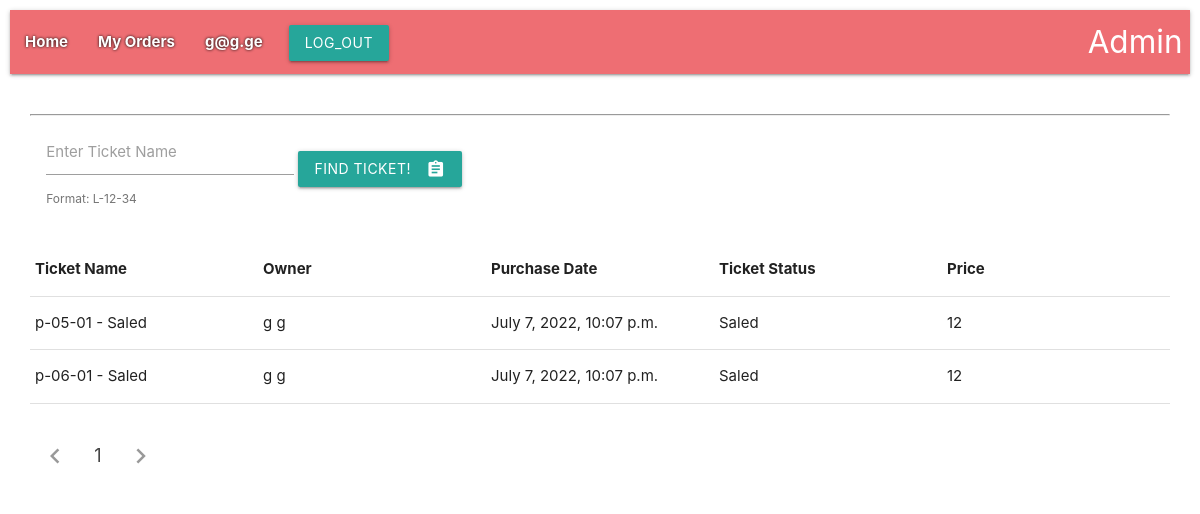
The page /orders/ (signed in) on the database as committed earlier.
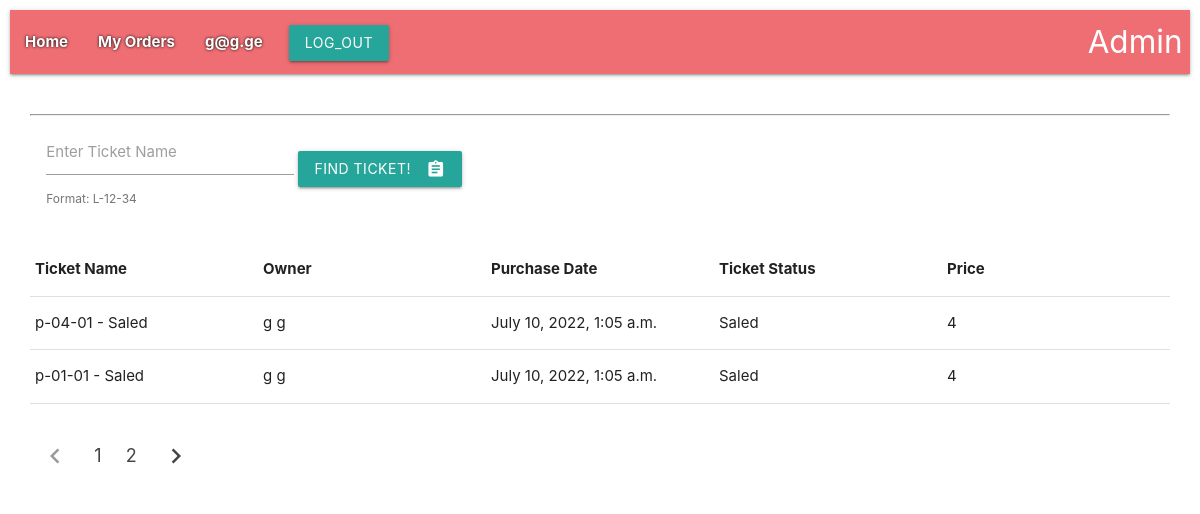
The same page on the database as committed later.
### user/models.py (models this page shows)
class User(AbstractUser):
    username = None
    email = models.EmailField(_('email address'), unique=True)
    salary = models.DecimalField(
        max_digits=8, decimal_places=2,
        verbose_name=_('Salary'), help_text='in Lari)', default=Decimal(100)
    )
    phone_number = models.CharField(max_length=50, verbose_name=_('Phone Number'))
    objects = UserManager()
    USERNAME_FIELD = 'email'
    REQUIRED_FIELDS = []
    def __str__(self):
        return self.get_full_name()
    class Meta:
        verbose_name = _('Employee')
        verbose_name_plural = _('Employees')

### tickets/models.py (models this page shows, shortened)
class Order(models.Model):
    ticket = models.OneToOneField(
        to='Ticket', on_delete=models.CASCADE,
        related_name='orders'
    )
    t_price = models.IntegerField(default=0)
    sale_date = models.DateTimeField(verbose_name="Sale time", auto_now_add=True)
    user = models.ForeignKey(to='user.User', on_delete=models.PROTECT, related_name='orders')
    class Meta:
        verbose_name = _('Order')
        verbose_name_plural = _('Orders')

class Ticket(models.Model):
    name = models.CharField(max_length=24, verbose_name='Name')
    start_time = models.DateTimeField(verbose_name='Start time', default=datetime(2021, 2, 3))
    end_time = models.DateTimeField(verbose_name="End time", default=datetime(2021, 2, 4))
    code = models.IntegerField(unique=True)
    price = models.IntegerField(default=12)
    class StatusType(TextChoices):
        FREE = 'Free', _("Free")
        SALED = 'Saled', _("Saled")
    status = models.CharField(max_length=5, choices=StatusType.choices, default=StatusType.FREE)
    def __str__(self):
        return f'{self.name} - {self.status}'
    class Meta:
        verbose_name = _('Ticket')
        verbose_name_plural = _('Tickets')

### tickets/views.py (the view)
# urls.py: path('orders/', lr(order), name='order'),
def order(request: WSGIRequest):
    order_q = Q()
    q1 = request.GET.get('name')
    if q1:
        order_q &= Q(ticket__name__icontains=q1)
    order_list = Order.objects.filter(user=request.user.pk).filter(order_q).order_by('-pk')
    paginator = Paginator(order_list, 2)  # Show 12 contacts per page.
    page_number = request.GET.get('page')
    page_obj = paginator.get_page(page_number)
    context = {
        'page_obj': page_obj,
    }
    return render(request=request, template_name='tickets/orders.html', context=context)

### templates/tickets/orders.html
{% extends 'base.html' %}
{% block content %}
<div class="row">
</div>
<div style="padding:0 20px">
    <div class="row">
        <form class="col s12 m5 l5" action="." method="get">
            <div class="row">
                <div class="col s12">
                    <div class="input-field inline">
                        <input id="search_ticket" type="text" name="name" value="{{ request.GET.name }}">
                        <label for="search_ticket">Enter Ticket Name</label>
                        <span class="helper-text" data-error="wrong" data-success="right">Format: L-12-34</span>
                    </div>
                    <button class="btn waves-effect waves-light" type="submit" name="action">Find Ticket!
                        <i class="material-icons right">assignment</i>
                    </button>
                </div>
            </div>
        </form>
        <hr>
        <table>
            <thead>
            <tr>
                <th style="width: 20%">Ticket Name</th>
                <th style="width: 20%">Owner</th>
                <th style="width: 20%">Purchase Date</th>
                <th style="width: 20%">Ticket Status</th>
                <th style="width: 20%">Price</th>
            </tr>
            </thead>
        </table>
        {% for ticket in page_obj %}
        <table>
            <tbody>
            <tr>
                <td style="width: 20%">{{ ticket.ticket }}</td>
                <td style="width: 20%">{{ ticket.user }}</td>
                <td style="width: 20%">{{ ticket.sale_date }}</td>
                <td style="width: 20%">{{ ticket.ticket.status }}</td>
                <td style="width: 20%">{{ ticket.t_price }}</td>
            </tr>
            </tbody>
        </table>
        {% endfor %}
<br>
        <ul class="pagination">
            {% if page_obj.has_previous %}
            <li class="waves-effect"><a href="?page={{ page_obj.previous_page_number }}&name={{ request.GET.name }}">
                <i class="material-icons">chevron_left</i></a>
            </li>
            {% else %}
            <li class="disabled"><a href="#!"><i class="material-icons">chevron_left</i></a></li>
            {% endif %}
            {% for i in page_obj.paginator %}
            {% if request.GET.page == i.number  %}
            <li class="active"><a href="?page={{i.number}}&name={{ request.GET.name }}">{{ i.number }}</a></li>
            {% else %}
            <li class="waves-effect"><a href="?page={{i.number}}&name={{ request.GET.name }}">{{ i.number }}</a></li>
            {% endif %}
            {% endfor %}
            {% if page_obj.has_next %}
            <li class="waves-effect"><a href="?page={{ page_obj.next_page_number }}&name={{ request.GET.name }}">
                <i class="material-icons">chevron_right</i></a>
            </li>
            {% else %}
            <li class="disabled"><a href="#!"><i class="material-icons">chevron_right</i></a></li>
            {% endif %}
        </ul>
    </div>
</div>
{% endblock %}

### templates/base.html (shortened to what this page needs)
<!DOCTYPE html>
<html lang="en">
{% load static %}
<head>
    <link rel="stylesheet" href="https://cdnjs.cloudflare.com/ajax/libs/materialize/1.0.0/css/materialize.min.css">
</head>
<body style="padding: 10px;">
{% include 'partials/header.html' %}
{% block content %}
{% endblock %}
</body>
</html>

### templates/partials/header.html (shortened to what this page needs)
<nav style="padding= 20px;">
    <div class="nav-wrapper">
      <ul id="nav-mobile" class="left hide-on-med-and-down">
        <li style="color: rgb(100,30,30); font-weight: bold; text-shadow: 0 0 3px #000000;">
            <a href="{% url 'tickets:index' %}">
                Home
            </a>
        </li>
        {% if user.is_authenticated %}
          <li style="color: rgb(100,30,30); font-weight: bold; text-shadow: 0 0 3px #000000;"><a href="{% url 'tickets:order' %}">My Orders</a></li>
          <li style="color: rgb(100,30,30); font-weight: bold; text-shadow: 0 0 3px #000000;"><a href="{% url 'tickets:personal' %}">{{ user.email }}</a></li>
          <li>
            <form action="{% url 'user:user_logout' %}" method="POST">
                <div class="row">
                    <div class="col s12">
                        <button class="btn waves-effect waves-light" type="submit" name="action">
                            Log_out
                        </button>
                    </div>
                </div>
            </form>
        {% endif %}
          <li><a href="{% url 'admin:index' %}" class="brand-logo right">
              Admin</a></li>
      </ul>
    </div>
</nav>

Rows that differ between the two databases and show on the page:
removed Order: ticket "p-05-01 - Saled", user "g g", sale_date "July 7, 2022, 10:07 p.m.", ticket.status "Saled", t_price "12"
removed Order: ticket "p-06-01 - Saled", user "g g", sale_date "July 7, 2022, 10:07 p.m.", ticket.status "Saled", t_price "12"
added Order: ticket "p-04-01 - Saled", user "g g", sale_date "July 10, 2022, 1:05 a.m.", ticket.status "Saled", t_price "4"
added Order: ticket "p-01-01 - Saled", user "g g", sale_date "July 10, 2022, 1:05 a.m.", ticket.status "Saled", t_price "4"
Other text that changed with them:
new list line: "2"
